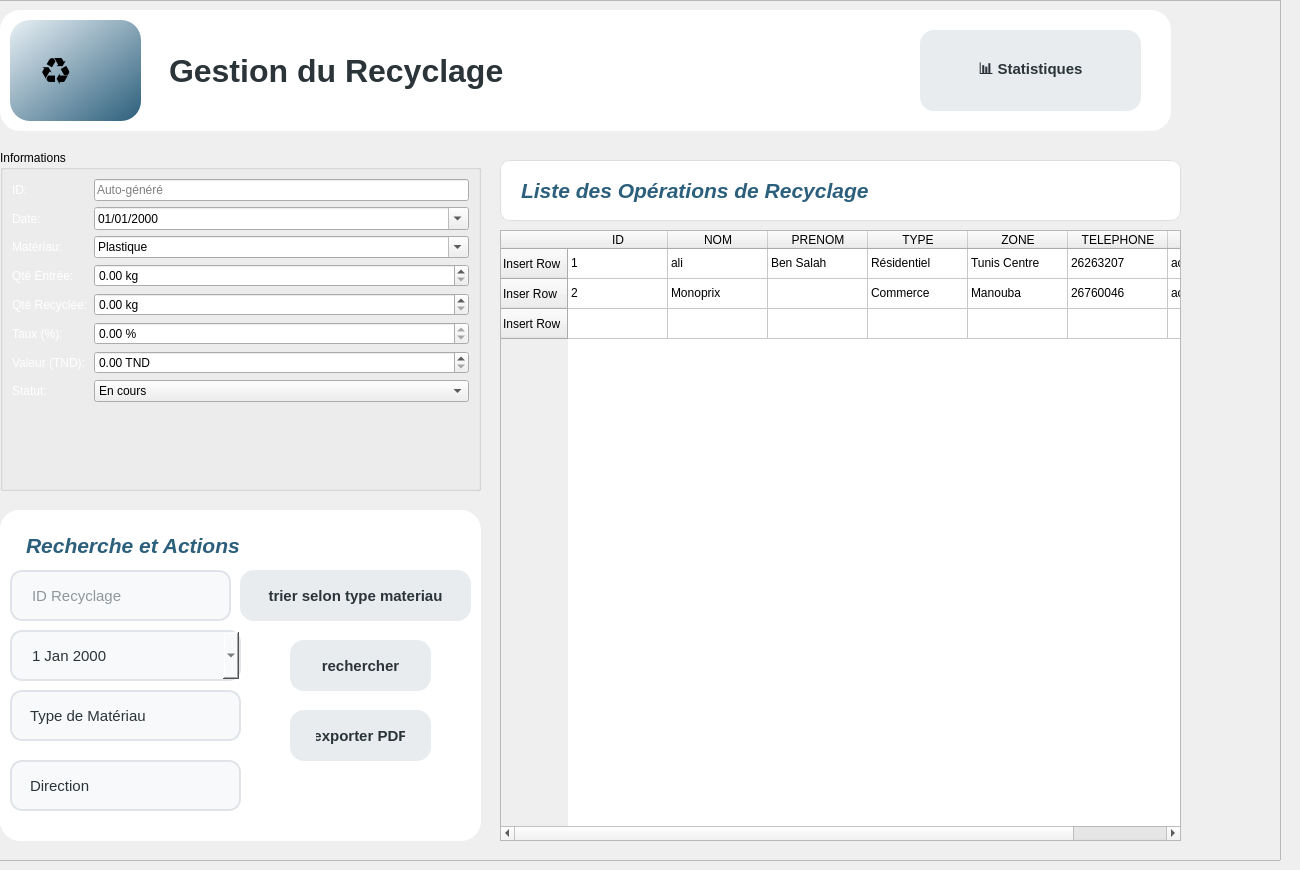
   <widget class="QWidget" name="page">
    <widget class="QFrame" name="frame">
     <property name="enabled">
      <bool>true</bool>
     </property>
     <property name="geometry">
      <rect>
       <x>-10</x>
       <y>0</y>
       <width>1291</width>
       <height>861</height>
      </rect>
     </property>
     <property name="maximumSize">
      <size>
       <width>1500</width>
       <height>1500</height>
      </size>
     </property>
     <property name="styleSheet">
      <string notr="true">background-color: qlineargradient(
    spread:pad,
    x1:0, y1:0,
    x2:0, y2:1,
    stop:0 #0A1F33,
    stop:0.5 #163A5F,
    stop:1 #274C77
);

</string>
     </property>
     <property name="frameShape">
      <enum>QFrame::Shape::StyledPanel</enum>
     </property>
     <property name="frameShadow">
      <enum>QFrame::Shadow::Raised</enum>
     </property>
     <widget class="QWidget" name="searchBox" native="true">
      <property name="geometry">
       <rect>
        <x>10</x>
        <y>510</y>
        <width>481</width>
        <height>331</height>
       </rect>
      </property>
      <property name="styleSheet">
       <string notr="true">background: white;
border-radius: 20px;
padding: 20px;

</string>
      </property>
      <widget class="QLineEdit" name="lineEdit_id">
       <property name="geometry">
        <rect>
         <x>10</x>
         <y>60</y>
         <width>221</width>
         <height>51</height>
        </rect>
       </property>
       <property name="font">
        <font>
         <pointsize>-1</pointsize>
        </font>
       </property>
       <property name="styleSheet">
        <string notr="true">QLineEdit {
    background-color: #F8F9FA;
    padding: 12px 18px;
    border-radius: 12px;
    border: 2px solid #E0E4E8;
    font-size: 15px;
    color: #2A3439;
}

QLineEdit:focus {
    border: 2px solid #2C5F7C;
    background-color: #FFFFFF;
}
</string>
       </property>
       <property name="text">
        <string/>
       </property>
       <property name="placeholderText">
        <string>ID Recyclage</string>
       </property>
      </widget>
      <widget class="QComboBox" name="comboBox_materiau">
       <property name="geometry">
        <rect>
         <x>10</x>
         <y>180</y>
         <width>231</width>
         <height>51</height>
        </rect>
       </property>
       <property name="styleSheet">
        <string notr="true">QComboBox {
    background-color: #F8F9FA;
    padding: 12px 18px;
    border-radius: 12px;
    border: 2px solid #E0E4E8;
    font-size: 15px;
    color: #2A3439;
}

QComboBox:hover {
    border: 2px solid #2C5F7C;
}

QComboBox::drop-down {
    border: none;
}

QComboBox::down-arrow {
    image: url(down_arrow.png);
    width: 12px;
    height: 12px;
}
</string>
       </property>
       <item>
        <property name="text">
         <string>Type de Matériau</string>
        </property>
       </item>
       <item>
        <property name="text">
         <string>Plastique</string>
        </property>
       </item>
       <item>
        <property name="text">
         <string>Papier</string>
        </property>
       </item>
       <item>
        <property name="text">
         <string>Verre</string>
        </property>
       </item>
       <item>
        <property name="text">
         <string>Métal</string>
        </property>
       </item>
       <item>
        <property name="text">
         <string>Organique</string>
        </property>
       </item>
      </widget>
      <widget class="QDateEdit" name="dateEdit">
       <property name="geometry">
        <rect>
         <x>10</x>
         <y>120</y>
         <width>231</width>
         <height>51</height>
        </rect>
       </property>
       <property name="styleSheet">
        <string notr="true">QDateEdit {
    background-color: #F8F9FA;
    padding: 12px 18px;
    border-radius: 12px;
    border: 2px solid #E0E4E8;
    font-size: 15px;
    color: #2A3439;
}

QDateEdit:focus {
    border: 2px solid #2C5F7C;
}
</string>
       </property>
       <property name="calendarPopup">
        <bool>true</bool>
       </property>
      </widget>
      <widget class="QPushButton" name="pushButton_rechercher">
       <property name="geometry">
        <rect>
         <x>290</x>
         <y>130</y>
         <width>141</width>
         <height>51</height>
        </rect>
       </property>
       <property name="font">
        <font>
         <pointsize>-1</pointsize>
         <italic>false</italic>
         <fontweight>DemiBold</fontweight>
        </font>
       </property>
       <property name="styleSheet">
        <string notr="true">QPushButton {
    background-color: #E8ECEF;       /* gris clair */
    color: #2A3439;                  /* texte gris foncé */
    border: none;
    border-radius: 14px;
    padding: 16px 26px;
    font-weight: 600;
    font-size: 15px;
}

QPushButton:hover {
    background-color: #5F6C73;       /* gris moyen */
    color: white;
    transform: translateY(-2px);     /* effet hover */
}
</string>
       </property>
       <property name="text">
        <string>rechercher</string>
       </property>
      </widget>
      <widget class="QPushButton" name="pushButton_exporter">
       <property name="geometry">
        <rect>
         <x>290</x>
         <y>200</y>
         <width>141</width>
         <height>51</height>
        </rect>
       </property>
       <property name="font">
        <font>
         <pointsize>-1</pointsize>
         <italic>false</italic>
         <fontweight>DemiBold</fontweight>
        </font>
       </property>
       <property name="styleSheet">
        <string notr="true">QPushButton {
    background-color: #E8ECEF;       /* gris clair */
    color: #2A3439;                  /* texte gris foncé */
    border: none;
    border-radius: 14px;
    padding: 16px 26px;
    font-weight: 600;
    font-size: 15px;
}

QPushButton:hover {
    background-color: #5F6C73;       /* gris moyen */
    color: white;
    transform: translateY(-2px);     /* effet hover */
}
</string>
       </property>
       <property name="text">
        <string>exporter PDF</string>
       </property>
      </widget>
      <widget class="QLabel" name="label_search_title">
       <property name="geometry">
        <rect>
         <x>0</x>
         <y>0</y>
         <width>341</width>
         <height>71</height>
        </rect>
       </property>
       <property name="font">
        <font>
         <pointsize>16</pointsize>
         <italic>true</italic>
         <bold>true</bold>
        </font>
       </property>
       <property name="styleSheet">
        <string notr="true">color: #2C5F7C;</string>
       </property>
       <property name="text">
        <string>Recherche et Actions</string>
       </property>
      </widget>
      <widget class="QComboBox" name="comboBox_direction">
       <property name="geometry">
        <rect>
         <x>10</x>
         <y>250</y>
         <width>231</width>
         <height>51</height>
        </rect>
       </property>
       <property name="styleSheet">
        <string notr="true">QComboBox {
    background-color: #F8F9FA;
    padding: 12px 18px;
    border-radius: 12px;
    border: 2px solid #E0E4E8;
    font-size: 15px;
    color: #2A3439;
}

QComboBox:hover {
    border: 2px solid #2C5F7C;
}

QComboBox::drop-down {
    border: none;
}

QComboBox::down-arrow {
    image: url(down_arrow.png);
    width: 12px;
    height: 12px;
}
</string>
       </property>
       <item>
        <property name="text">
         <string>Direction</string>
        </property>
       </item>
       <item>
        <property name="text">
         <string>Responsable de tri</string>
        </property>
       </item>
       <item>
        <property name="text">
         <string>Responsable recyclage</string>
        </property>
       </item>
      </widget>
      <widget class="QPushButton" name="pushButton_rechercher_5">
       <property name="geometry">
        <rect>
         <x>240</x>
         <y>60</y>
         <width>231</width>
         <height>51</height>
        </rect>
       </property>
       <property name="font">
        <font>
         <pointsize>-1</pointsize>
         <italic>false</italic>
         <fontweight>DemiBold</fontweight>
        </font>
       </property>
       <property name="styleSheet">
        <string notr="true">QPushButton {
    background-color: #E8ECEF;       /* gris clair */
    color: #2A3439;                  /* texte gris foncé */
    border: none;
    border-radius: 14px;
    padding: 16px 26px;
    font-weight: 600;
    font-size: 15px;
}

QPushButton:hover {
    background-color: #5F6C73;       /* gris moyen */
    color: white;
    transform: translateY(-2px);     /* effet hover */
}
</string>
       </property>
       <property name="text">
        <string>trier selon type materiau</string>
       </property>
      </widget>
      <zorder>dateEdit</zorder>
      <zorder>pushButton_rechercher</zorder>
      <zorder>pushButton_exporter</zorder>
      <zorder>label_search_title</zorder>
      <zorder>comboBox_direction</zorder>
      <zorder>lineEdit_id</zorder>
      <zorder>comboBox_materiau</zorder>
      <zorder>pushButton_rechercher_5</zorder>
     </widget>
     <widget class="QFrame" name="frame_table_header">
      <property name="geometry">
       <rect>
        <x>510</x>
        <y>160</y>
        <width>681</width>
        <height>61</height>
       </rect>
      </property>
      <property name="styleSheet">
       <string notr="true"> border-radius: 14px;     /* coins arrondis */
    border: 2px solid rgba(44, 95, 124, 0.08); /* bord gris clair */</string>
      </property>
      <property name="frameShape">
       <enum>QFrame::Shape::StyledPanel</enum>
      </property>
      <property name="frameShadow">
       <enum>QFrame::Shadow::Raised</enum>
      </property>
      <widget class="QLabel" name="label_table_title">
       <property name="geometry">
        <rect>
         <x>0</x>
         <y>0</y>
         <width>681</width>
         <height>61</height>
        </rect>
       </property>
       <property name="font">
        <font>
         <pointsize>16</pointsize>
         <italic>true</italic>
         <bold>true</bold>
        </font>
       </property>
       <property name="autoFillBackground">
        <bool>false</bool>
       </property>
       <property name="styleSheet">
        <string notr="true">
color:  #2C5F7C;
    
background-color: #FFFFFF;
padding: 8px 14px;
border-radius: 10px;
border: 1px solid rgba(0, 0, 0, 0.08);
</string>
       </property>
       <property name="frameShape">
        <enum>QFrame::Shape::NoFrame</enum>
       </property>
       <property name="frameShadow">
        <enum>QFrame::Shadow::Plain</enum>
       </property>
       <property name="text">
        <string>Liste des Opérations de Recyclage</string>
       </property>
      </widget>
     </widget>
     <widget class="QFrame" name="headerFrame&#10;_6">
      <property name="geometry">
       <rect>
        <x>10</x>
        <y>10</y>
        <width>1171</width>
        <height>121</height>
       </rect>
      </property>
      <property name="minimumSize">
       <size>
        <width>0</width>
        <height>120</height>
       </size>
      </property>
      <property name="layoutDirection">
       <enum>Qt::LayoutDirection::LeftToRight</enum>
      </property>
      <property name="styleSheet">
       <string notr="true">background: white;
border-radius: 20px;
padding: 20px;
</string>
      </property>
      <property name="frameShape">
       <enum>QFrame::Shape::StyledPanel</enum>
      </property>
      <property name="frameShadow">
       <enum>QFrame::Shadow::Raised</enum>
      </property>
      <widget class="QLabel" name="label_title">
       <property name="geometry">
        <rect>
         <x>140</x>
         <y>10</y>
         <width>471</width>
         <height>101</height>
        </rect>
       </property>
       <property name="font">
        <font>
         <family>Leelawadee UI</family>
         <pointsize>24</pointsize>
         <bold>true</bold>
        </font>
       </property>
       <property name="styleSheet">
        <string notr="true">color: #2A3439;
</string>
       </property>
       <property name="text">
        <string>Gestion du Recyclage</string>
       </property>
      </widget>
      <widget class="QLabel" name="label_icon">
       <property name="geometry">
        <rect>
         <x>10</x>
         <y>10</y>
         <width>131</width>
         <height>101</height>
        </rect>
       </property>
       <property name="font">
        <font>
         <pointsize>28</pointsize>
        </font>
       </property>
       <property name="styleSheet">
        <string notr="true">
    background: qlineargradient(x1:0, y1:0, x2:1, y2:1, stop:0 #E8F0F5, stop:1 #2C5F7C); /* bleu clair dégradé */</string>
       </property>
       <property name="text">
        <string>♻️</string>
       </property>
      </widget>
      <widget class="QPushButton" name="pushButton_statistiques">
       <property name="geometry">
        <rect>
         <x>920</x>
         <y>20</y>
         <width>221</width>
         <height>81</height>
        </rect>
       </property>
       <property name="font">
        <font>
         <pointsize>-1</pointsize>
         <italic>false</italic>
         <fontweight>DemiBold</fontweight>
        </font>
       </property>
       <property name="styleSheet">
        <string notr="true">QPushButton {
    background-color: #E8ECEF;       /* gris clair */
    color: #2A3439;                  /* texte gris foncé */
    border: none;
    border-radius: 14px;
    padding: 16px 26px;
    font-weight: 600;
    font-size: 15px;
}

QPushButton:hover {
    background-color: #5F6C73;       /* gris moyen */
    color: white;
    transform: translateY(-2px);     /* effet hover */
}
</string>
       </property>
       <property name="text">
        <string>📊 Statistiques</string>
       </property>
      </widget>
     </widget>
     <widget class="QTableWidget" name="tableWidget_5">
      <property name="geometry">
       <rect>
        <x>510</x>
        <y>230</y>
        <width>681</width>
        <height>611</height>
       </rect>
      </property>
      <property name="styleSheet">
       <string notr="true"/>
      </property>
      <row>
       <property name="text">
        <string>Insert Row</string>
       </property>
      </row>
      <row>
       <property name="text">
        <string>Inser Row</string>
       </property>
      </row>
      <row>
       <property name="text">
        <string>Insert Row</string>
       </property>
      </row>
      <column>
       <property name="text">
        <string>ID</string>
       </property>
      </column>
      <column>
       <property name="text">
        <string>NOM</string>
       </property>
      </column>
      <column>
       <property name="text">
        <string>PRENOM</string>
       </property>
      </column>
      <column>
       <property name="text">
        <string>TYPE</string>
       </property>
      </column>
      <column>
       <property name="text">
        <string>ZONE</string>
       </property>
      </column>
      <column>
       <property name="text">
        <string>TELEPHONE</string>
       </property>
      </column>
      <column>
       <property name="text">
        <string>STATUT</string>
       </property>
      </column>
      <item row="0" column="0">
       <property name="text">
        <string>1</string>
       </property>
      </item>
      <item row="0" column="1">
       <property name="text">
        <string>ali</string>
       </property>
      </item>
      <item row="0" column="2">
       <property name="text">
        <string>Ben Salah </string>
       </property>
      </item>
      <item row="0" column="3">
       <property name="text">
        <string>Résidentiel</string>
       </property>
      </item>
      <item row="0" column="4">
       <property name="text">
        <string>Tunis Centre</string>
       </property>
      </item>
      <item row="0" column="5">
       <property name="text">
        <string>26263207</string>
       </property>
      </item>
      <item row="0" column="6">
       <property name="text">
        <string>actif</string>
       </property>
      </item>
      <item row="1" column="0">
       <property name="text">
        <string>2</string>
       </property>
      </item>
      <item row="1" column="1">
       <property name="text">
        <string>Monoprix</string>
       </property>
      </item>
      <item row="1" column="2">
       <property name="text">
        <string/>
       </property>
      </item>
      <item row="1" column="3">
       <property name="text">
        <string>Commerce</string>
       </property>
      </item>
      <item row="1" column="4">
       <property name="text">
        <string>Manouba</string>
       </property>
      </item>
      <item row="1" column="5">
       <property name="text">
        <string>26760046</string>
       </property>
      </item>
      <item row="1" column="6">
       <property name="text">
        <string>actif</string>
       </property>
      </item>
     </widget>
     <widget class="QGroupBox" name="groupBox_formulaire">
      <property name="geometry">
       <rect>
        <x>10</x>
        <y>150</y>
        <width>481</width>
        <height>341</height>
       </rect>
      </property>
      <property name="title">
       <string>Informations</string>
      </property>
      <layout class="QFormLayout" name="formLayout">
       <item row="0" column="0">
        <widget class="QLabel" name="label_id">
         <property name="styleSheet">
          <string notr="true">
color: white;

;
border: 0px;
outline: 0;
background: transparent;

</string>
         </property>
         <property name="text">
          <string>ID:</string>
         </property>
        </widget>
       </item>
       <item row="0" column="1">
        <widget class="QLineEdit" name="lineEdit_id_2">
         <property name="readOnly">
          <bool>true</bool>
         </property>
         <property name="placeholderText">
          <string>Auto-généré</string>
         </property>
        </widget>
       </item>
       <item row="1" column="0">
        <widget class="QLabel" name="label_date">
         <property name="styleSheet">
          <string notr="true">
color: white;

;
border: 0px;
outline: 0;
background: transparent;

</string>
         </property>
         <property name="text">
          <string>Date:</string>
         </property>
        </widget>
       </item>
       <item row="1" column="1">
        <widget class="QDateEdit" name="dateEdit_2">
         <property name="displayFormat">
          <string>dd/MM/yyyy</string>
         </property>
         <property name="calendarPopup">
          <bool>true</bool>
         </property>
        </widget>
       </item>
       <item row="2" column="0">
        <widget class="QLabel" name="label_materiau">
         <property name="styleSheet">
          <string notr="true">
color: white;

;
border: 0px;
outline: 0;
background: transparent;

</string>
         </property>
         <property name="text">
          <string>Matériau:</string>
         </property>
        </widget>
       </item>
       <item row="2" column="1">
        <widget class="QComboBox" name="comboBox_materiau_2">
         <property name="editable">
          <bool>true</bool>
         </property>
         <item>
          <property name="text">
           <string>Plastique</string>
          </property>
         </item>
         <item>
          <property name="text">
           <string>Papier</string>
          </property>
         </item>
         <item>
          <property name="text">
           <string>Verre</string>
          </property>
         </item>
         <item>
          <property name="text">
           <string>Métal</string>
          </property>
         </item>
         <item>
          <property name="text">
           <string>Carton</string>
          </property>
         </item>
         <item>
          <property name="text">
           <string>Aluminium</string>
          </property>
         </item>
         <item>
          <property name="text">
           <string>Autre</string>
          </property>
         </item>
        </widget>
       </item>
       <item row="3" column="0">
        <widget class="QLabel" name="label_qte_entree">
         <property name="styleSheet">
          <string notr="true">
color: white;

;
border: 0px;
outline: 0;
background: transparent;

</string>
         </property>
         <property name="text">
          <string>Qté Entrée:</string>
         </property>
        </widget>
       </item>
       <item row="3" column="1">
        <widget class="QDoubleSpinBox" name="doubleSpinBox_qte_entree">
         <property name="suffix">
          <string> kg</string>
         </property>
         <property name="decimals">
          <number>2</number>
         </property>
         <property name="maximum">
          <double>999999.989999999990687</double>
         </property>
        </widget>
       </item>
       <item row="4" column="0">
        <widget class="QLabel" name="label_qte_recyclee">
         <property name="styleSheet">
          <string notr="true">
color: white;

;
border: 0px;
outline: 0;
background: transparent;

</string>
         </property>
         <property name="text">
          <string>Qté Recyclée:</string>
         </property>
        </widget>
       </item>
       <item row="4" column="1">
        <widget class="QDoubleSpinBox" name="doubleSpinBox_qte_recyclee">
         <property name="suffix">
          <string> kg</string>
         </property>
         <property name="decimals">
          <number>2</number>
         </property>
         <property name="maximum">
          <double>999999.989999999990687</double>
         </property>
        </widget>
       </item>
       <item row="5" column="0">
        <widget class="QLabel" name="label_taux">
         <property name="styleSheet">
          <string notr="true">
color: white;

;
border: 0px;
outline: 0;
background: transparent;

</string>
         </property>
         <property name="text">
          <string>Taux (%):</string>
         </property>
        </widget>
       </item>
       <item row="5" column="1">
        <widget class="QDoubleSpinBox" name="doubleSpinBox_taux">
         <property name="readOnly">
          <bool>true</bool>
         </property>
         <property name="suffix">
          <string> %</string>
         </property>
         <property name="decimals">
          <number>2</number>
         </property>
         <property name="maximum">
          <double>100.000000000000000</double>
         </property>
        </widget>
       </item>
       <item row="6" column="0">
        <widget class="QLabel" name="label_valeur">
         <property name="styleSheet">
          <string notr="true">
color: white;

;
border: 0px;
outline: 0;
background: transparent;

</string>
         </property>
         <property name="text">
          <string>Valeur (TND):</string>
         </property>
        </widget>
       </item>
       <item row="6" column="1">
        <widget class="QDoubleSpinBox" name="doubleSpinBox_valeur">
         <property name="suffix">
          <string> TND</string>
         </property>
         <property name="decimals">
          <number>2</number>
         </property>
         <property name="maximum">
          <double>999999.989999999990687</double>
         </property>
        </widget>
       </item>
       <item row="7" column="0">
        <widget class="QLabel" name="label_statut">
         <property name="styleSheet">
          <string notr="true">
color: white;

;
border: 0px;
outline: 0;
background: transparent;

</string>
         </property>
         <property name="text">
          <string>Statut:</string>
         </property>
        </widget>
       </item>
       <item row="7" column="1">
        <widget class="QComboBox" name="comboBox_statut">
         <item>
          <property name="text">
           <string>En cours</string>
          </property>
         </item>
         <item>
          <property name="text">
           <string>Terminé</string>
          </property>
         </item>
         <item>
          <property name="text">
           <string>En attente</string>
          </property>
         </item>
         <item>
          <property name="text">
           <string>Annulé</string>
          </property>
         </item>
        </widget>
       </item>
      </layout>
     </widget>
    </widget>
   </widget>
